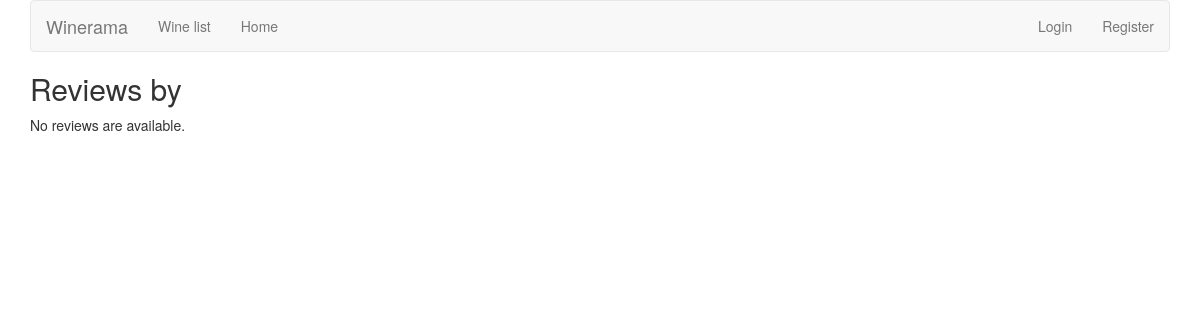
Before: /reviews/review/user/chelseatroy/ with the older database file.
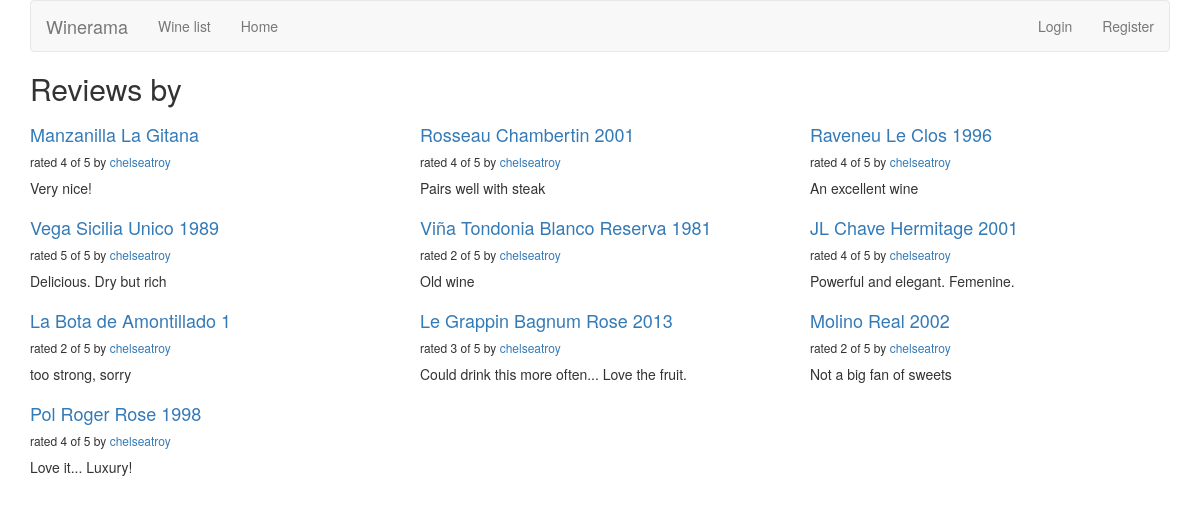
After: the same page with the newer database file.
### reviews/models.py (models this page shows, shortened)
class Review(models.Model):
    RATING_CHOICES = (
        (1, '1'),
        (2, '2'),
        (3, '3'),
        (4, '4'),
        (5, '5'),
    )
    wine = models.ForeignKey(Wine)
    pub_date = models.DateTimeField('date published')
    user_name = models.CharField(max_length=100)
    comment = models.CharField(max_length=200)
    rating = models.IntegerField(choices=RATING_CHOICES)

class Wine(models.Model):
    name = models.CharField(max_length=200)
    user_name = models.CharField(max_length=100, default = '')
    description = models.CharField(max_length=200, default = '')

### reviews/views.py (the view)
# urls.py: url(r'^review/user/(?P<username>\w+)/$', views.user_review_list, name='user_review_list'),
def user_review_list(request, username=None):
    if not username:
        username = request.user.username
    latest_review_list = Review.objects.filter(user_name=username).order_by('-pub_date')
    context = {'latest_review_list': latest_review_list, 'username': username}
    return render(request, 'reviews/user_review_list.html', context)

### reviews/templates/reviews/user_review_list.html
{% extends 'reviews/review_list.html' %}
{% block title %}
<h2>Reviews by {{ user.username }}</h2>
{% endblock %}

### reviews/templates/reviews/review_list.html (shortened to what this page needs)
{% extends 'base.html' %}
{% block content %}
{% if latest_review_list %}
<div class="row">
    {% for review in latest_review_list %}
    <div class="col-xs-6 col-lg-4">
        <h4><a href="{% url 'reviews:review_detail' review.id %}">
        {{ review.wine.name }}
        </a></h4>
        <h6>rated {{ review.rating }} of 5 by <a href="{% url 'reviews:user_review_list' review.user_name %}" >{{ review.user_name }}</a></h6>
        <p>{{ review.comment }}</p>
    </div>
    {% endfor %}
</div>
{% else %}
<p>No reviews are available.</p>
{% endif %}
{% endblock %}

Changed rows visible on the page:
added Review: wine.name "Manzanilla La Gitana", rating "4", user_name "chelseatroy", comment "Very nice!"
added Review: wine.name "Rosseau Chambertin 2001", rating "4", user_name "chelseatroy", comment "Pairs well with steak"
added Review: wine.name "Raveneu Le Clos 1996", rating "4", user_name "chelseatroy", comment "An excellent wine"
added Review: wine.name "Vega Sicilia Unico 1989", rating "5", user_name "chelseatroy", comment "Delicious. Dry but rich"
added Review: wine.name "Viña Tondonia Blanco Reserva 1981", rating "2", user_name "chelseatroy", comment "Old wine"
added Review: wine.name "JL Chave Hermitage 2001", rating "4", user_name "chelseatroy", comment "Powerful and elegant. Femenine."
added Review: wine.name "La Bota de Amontillado 1", rating "2", user_name "chelseatroy", comment "too strong, sorry"
added Review: wine.name "Le Grappin Bagnum Rose 2013", rating "3", user_name "chelseatroy", comment "Could drink this more often... Love the fruit."
added Review: wine.name "Molino Real 2002", rating "2", user_name "chelseatroy", comment "Not a big fan of sweets"
added Review: wine.name "Pol Roger Rose 1998", rating "4", user_name "chelseatroy", comment "Love it... Luxury!"
Other visible differences:
text no longer shown: "No reviews are available."
